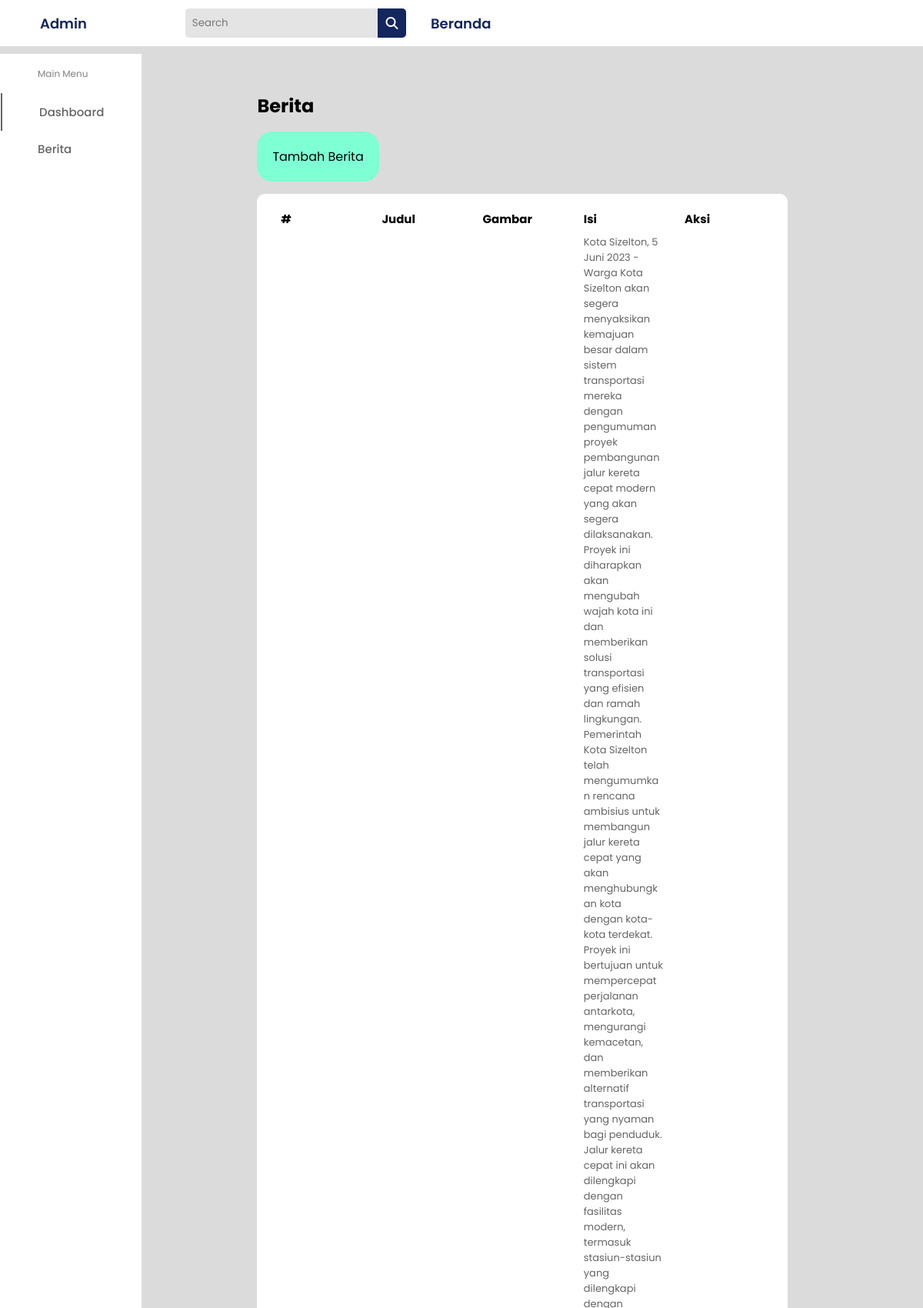
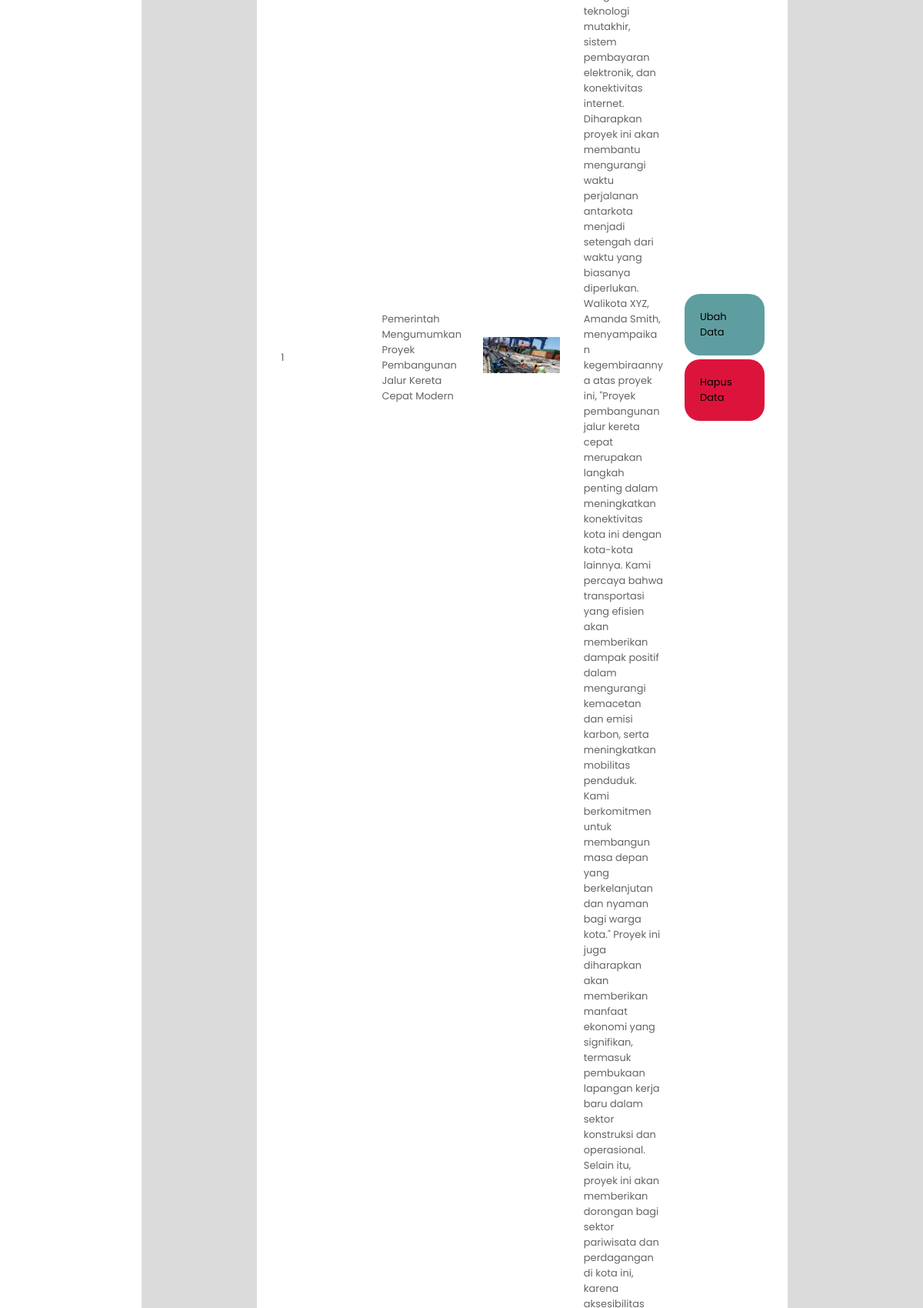
The page /admin/berita.php (upper part) on the database its author committed (2 pictures, top to bottom).
### tables this page shows
CREATE TABLE `berita` (
  `id` int NOT NULL,
  `kategori` varchar(255) NOT NULL,
  `judul` varchar(255) NOT NULL,
  `gambar` varchar(255) NOT NULL,
  `isi` text NOT NULL
);

### function.php (called while the page is built, shortened)
<?php
function koneksi(){
    $con= mysqli_connect("localhost","root","","tubes");
    return $con;
}
function query($query){
    $con = koneksi();
    $hasil= mysqli_query($con,$query);
    $rows= [];
    while ($row= mysqli_fetch_assoc($hasil)){
        $rows[] = $row;
    }
    return $rows;
}

### admin/berita.php (the view, shortened to what this page needs)
<?php
require '../function.php';
$query = query("SELECT * FROM berita");
?>
<!DOCTYPE html>
<html lang="en">
<head>
  <link rel="stylesheet" href="admin.css" />
  <link rel="stylesheet" href="https://cdnjs.cloudflare.com/ajax/libs/font-awesome/6.2.0/css/all.min.css" />
</head>
<body>
  <header class="header">
    <div class="logo">
      <a href="#">Admin</a>
      <div class="search_box">
        <input type="text" placeholder="Search ">
        <i class="fa-sharp fa-solid fa-magnifying-glass"></i>
      </div>
      <div class="navbar-nav">
        <a href="#beranda">Beranda</a>
      </div>
    </div>
  </header>
  <div class="container">
    <nav>
      <div class="side_navbar">
        <span>Main Menu</span>
        <a href="admin.php" class="active">Dashboard</a>
        <a href="#berita">Berita</a>
      </div>
    </nav>
    <div class="main-body">
      <h2>Berita</h2>
      <div class="history_lists" id="dashboard">
        <div class="list1">
          <div class="row">
            <a href="tambah.php" style="background-color:aquamarine;padding:20px;color:black;border-radius:20px">Tambah Berita</a>
          </div>
          <table>
            <thead>
              <tr>
                <th>#</th>
                <th>Judul</th>
                <th>Gambar</th>
                <th>Isi</th>
                <th>Aksi</th>
              </tr>
            </thead>
            <tbody>
              <?php $i = 1; ?>
              <?php foreach($query as $berita): ?>
              <tr>
                <td><?= $i++; ?></td>
                <td><?= $berita['judul']; ?></td>
                <td><img src="../img/uploaded/<?= $berita['gambar']; ?>" alt="<?= $berita['gambar']; ?>" width="100px"></td>
                <td><?= $berita['isi']; ?></td>
                <td>
                    <a href="ubah.php?id=<?= $berita['id']; ?>" style="background-color:cadetblue;padding:20px;color:black;border-radius:20px;display:flex;margin-bottom:5px">Ubah Data</a>
                    <a href="hapus.php?id=<?= $berita['id']; ?>" style="background-color:crimson;padding:20px;color:black;border-radius:20px;display:flex">Hapus Data</a>
                </td>
              </tr>
              <?php endforeach; ?>
            </tbody>
          </table>
        </div>
      </div>
</body>
</html>

### admin/admin.css (style rules this page uses)
* { margin: 0; padding: 0; border: none; outline: none; text-decoration: none; box-sizing: border-box; font-family: "Poppins", sans-serif; }
body { background: rgb(219, 219, 219); }
.header { display: flex; align-items: center; justify-content: space-between; height: 60px; padding: 20px; background: #fff; }
.logo { display: flex; align-items: center; }
.logo a { color: #13265E; font-size: 18px; font-weight: 600; margin: 2rem 8rem 2rem 2rem; }
.search_box { display: flex; align-items: center; }
.search_box input { padding: 9px; width: 250px; background: rgb(228, 228, 228); border-top-left-radius: 5px; border-bottom-left-radius: 5px; }
.search_box i { padding: 0.66rem; cursor: pointer; color: #fff; background: #13265E; border-top-right-radius: 5px; border-bottom-right-radius: 5px; }
.container { margin-top: 10px; display: flex; justify-content: first baseline; }
nav { background: #fff; }
.side_navbar { padding: 1px; display: flex; flex-direction: column; height: 91vh; }
.side_navbar span { color: gray; margin: 1rem 3rem; font-size: 12px; }
.side_navbar a { width: 100%; padding: 0.8rem 3rem; font-weight: 500; font-size: 15px; color: rgb(100, 100, 100); }
.side_navbar .active { border-left: 2px solid rgb(100, 100, 100); }
.main-body { width: 70%; padding-left: 150px; margin-top:50px; }
.history_lists { width: 100%; display: flex; align-items: center; justify-content:baseline; }
.row { display: flex; justify-content: space-between; align-items: center; margin: 1rem 0; }
table { word-wrap: break-word; table-layout: fixed; width: 100%; background: #fff; padding: 1rem; text-align: left; border-radius: 10px; }
table td, th { padding: 0.2rem 0.8rem; }
table th { font-size: 15px; }
table td { font-size: 13px; color: rgb(100, 100, 100); }

### rows shown on the page
berita: judul "Pemerintah Mengumumkan Proyek Pembangunan Jalur Kereta Cepat Modern", gambar (picture)
